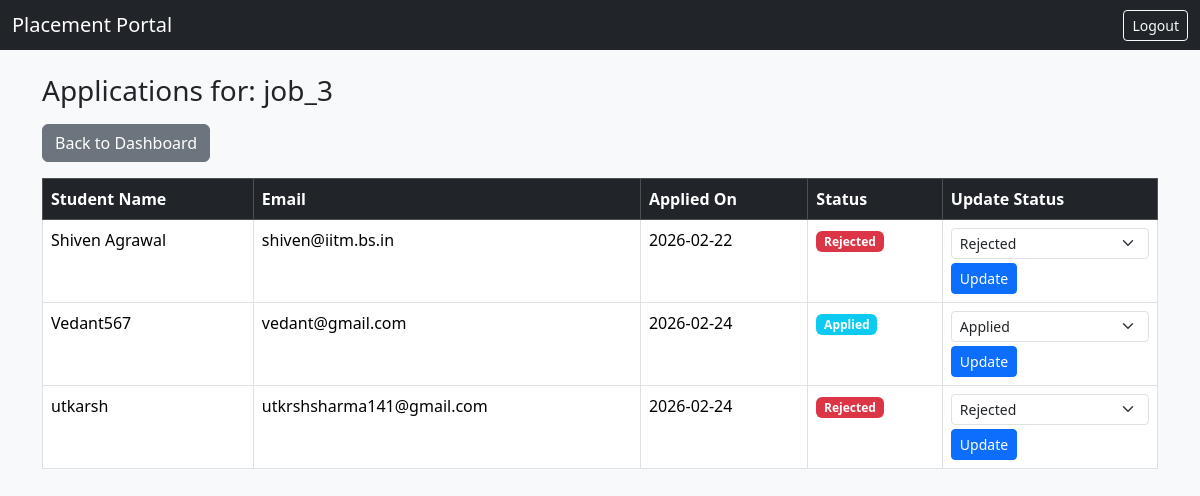
The app's page /admin/drives/3/applications (signed in) with its own data.
### dp.py (models this page shows)
class PlacementDrive(db.Model):
    __tablename__ = "placement_drives"
    id = db.Column(db.Integer, primary_key=True)
    company_id = db.Column(
        db.Integer, db.ForeignKey("companies.id"), nullable=False
    )
    job_title = db.Column(db.String(150), nullable=False)
    job_description = db.Column(db.String(2000))
    eligibility = db.Column(db.String(2000))
    deadline = db.Column(db.Date)
    status = db.Column(db.String(20), default="Pending")
    company = db.relationship("Company", backref="drives")
    applications = db.relationship("Application", backref="drive", cascade="all, delete" )

class Application(db.Model):
    __tablename__ = "applications"
    id = db.Column(db.Integer, primary_key=True)
    student_id = db.Column(
        db.Integer, db.ForeignKey("students.id"), nullable=False
    )
    drive_id = db.Column(
        db.Integer, db.ForeignKey("placement_drives.id"), nullable=False
    )
    appl_date = db.Column(db.DateTime, default=datetime.now(india_timezone))
    status = db.Column(db.String(20), default="Applied")
    student = db.relationship("Student", backref="applications")
    __table_args__ = (
        db.UniqueConstraint("student_id", "drive_id"),
    )

class Student(db.Model):
    __tablename__ = "students"
    id = db.Column(db.Integer, primary_key=True)
    user_id = db.Column(
        db.Integer, db.ForeignKey("users.id"), nullable=False
    )
    name = db.Column(db.String(100), nullable=False)
    status = db.Column(db.String(20), default="Pending")
    blacklisted = db.Column(db.Boolean, default=False)

class User(UserMixin, db.Model):
    __tablename__ = "users"
    id = db.Column(db.Integer, primary_key=True)
    email = db.Column(db.String(120), unique=True, nullable=False)
    password = db.Column(db.String(200), nullable=False)
    role = db.Column(db.String(20), nullable=False)
    student_profile = db.relationship(
        "Student", backref="user"
    )
    company_profile = db.relationship(
        "Company", backref="user"
    )

### app.py (the view)
@app.route("/admin/drives/<int:drive_id>/applications")
@login_required
def admin_view_applications(drive_id):
    if current_user.role != "admin":
        abort(403)
    drive = PlacementDrive.query.get(drive_id)
    if not drive:
        flash("Drive not found.")
        return redirect("/admin/drives")
    applications = drive.applications
    return render_template(
        "applications.html",
        drive=drive,
        applications=applications,
        update_status_url="/admin/applications/update",
        back_url="/admin/drives"
    )

### app.py (called while the page is built)
@login_manager.user_loader
def load_user(user_id):
    return User.query.get(int(user_id))

### templates/applications.html (shortened to what this page needs)
{% extends "index.html" %}
{% block content %}
<h3 class="mb-3">
    Applications for: {{ drive.job_title }}
</h3>
<a href="{{ back_url if back_url else '/dashboard' }}" class="btn btn-secondary mb-3">
    Back to Dashboard
</a>
<table class="table table-bordered">
    <thead class="table-dark">
        <tr>
            <th>Student Name</th>
            <th>Email</th>
            <th>Applied On</th>
            <th>Status</th>
            <th>Update Status</th>
        </tr>
    </thead>
    <tbody>
        {% for application in applications %}
        <tr>
            <td>{{ application.student.name }}</td>
            <td>{{ application.student.user.email }}</td>
            <td>{{ application.appl_date.strftime('%Y-%m-%d') }}</td>
            <td>
                {% if application.status == "Applied" %}
                <span class="badge bg-info">Applied</span>
                {% elif application.status == "Shortlisted" %}
                <span class="badge bg-warning">Shortlisted</span>
                {% elif application.status == "Selected" %}
                <span class="badge bg-success">Selected</span>
                {% elif application.status == "Rejected" %}
                <span class="badge bg-danger">Rejected</span>
                {% endif %}
            </td>
            <td>
                <form method="POST" action="{{ update_status_url }}/{{ application.id }}">
                    <select name="status" class="form-select form-select-sm mb-1">
                        <option value="Applied" {% if application.status == "Applied" %}selected{% endif %}>Applied</option>
                        <option value="Rejected" {% if application.status == "Rejected" %}selected{% endif %}>Rejected</option>
                    </select>
                    <button class="btn btn-sm btn-primary">
                        Update
                    </button>
                </form>
            </td>
        </tr>
        {% else %}
        <tr>
            <td colspan="5" class="text-center">
                No applications yet
            </td>
        </tr>
        {% endfor %}
    </tbody>
</table>
{% endblock %}

### records on screen
PlacementDrive: job_title "job_3"
Application: student.name "Shiven Agrawal", student.user.email "shiven@iitm.bs.in", appl_date "2026-02-22", shows "Rejected", status "Rejected"
Application: student.name "Vedant567", student.user.email "vedant@gmail.com", appl_date "2026-02-24", shows "Applied", status "Applied"
Application: student.name "utkarsh", student.user.email "utkrshsharma141@gmail.com", appl_date "2026-02-24", shows "Rejected", status "Rejected"
